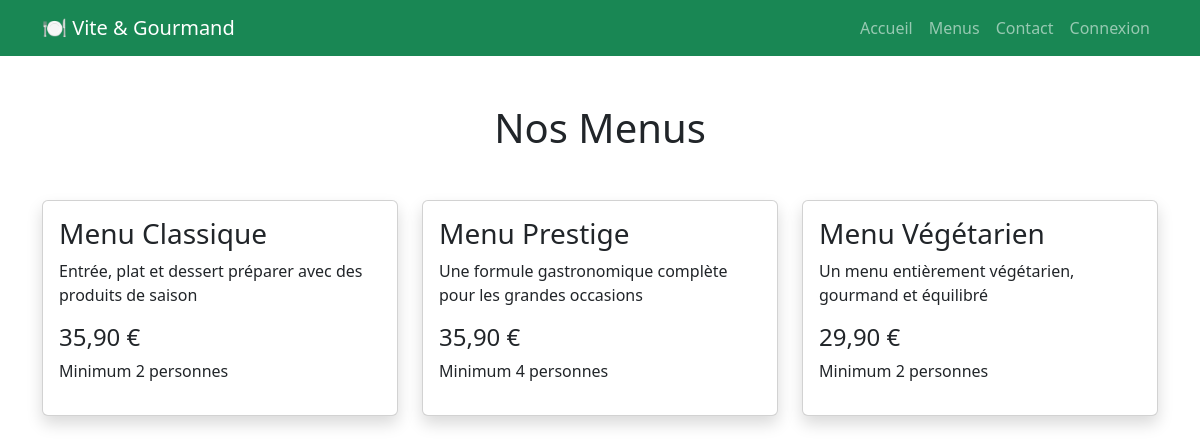
The page /views/menus.php on the database its author committed.
### tables this page shows
CREATE TABLE `menus` (
  `id` int(11) NOT NULL,
  `nom` varchar(150) NOT NULL,
  `description` text NOT NULL,
  `prix` decimal(10,2) NOT NULL,
  `nombre_personnes_min` int(11) NOT NULL,
  `image` varchar(255) DEFAULT NULL
);

### views/menus.php (the view, shortened to what this page needs)
<?php
include '../config/database.php';
$requete = $pdo->query("SELECT * FROM menus");
$menus = $requete->fetchAll(PDO::FETCH_ASSOC);
?>
<!DOCTYPE html>
<html lang="fr">
<head>
    <link href="https://cdn.jsdelivr.net/npm/bootstrap@5.3.7/dist/css/bootstrap.min.css" rel="stylesheet">
</head>
<body>
<?php include "partials/navbar.php"; ?>
<div class="container mt-5">
    <h1 class="text-center mb-5">
        Nos Menus
    </h1>
    <div class="row">
      <?php foreach ($menus as $menu): ?>
    <div class="col-md-4 mb-4">
        <div class="card shadow h-100">
            <div class="card-body">
                <h3><?= htmlspecialchars($menu['nom']) ?></h3>
                <p><?= htmlspecialchars($menu['description']) ?></p>
                <h4><?= number_format($menu['prix'], 2, ',', ' ') ?> €</h4>
                <p>
                    Minimum <?= htmlspecialchars($menu['nombre_personnes_min']) ?> personnes
                </p>
            </div>
        </div>
    </div>
<?php endforeach; ?>
</div>
</body>
</html>

### views/partials/navbar.php
<nav class="navbar navbar-expand-lg navbar-dark bg-success">
    <div class="container">
        <a class="navbar-brand" href="/vite-gourmand/index.php">
            🍽 Vite & Gourmand
        </a>
        <div class="navbar-nav ms-auto">
            <a class="nav-link" href="/vite-gourmand/index.php">
                Accueil
            </a>
            <a class="nav-link" href="/vite-gourmand/views/menus.php">
                Menus
            </a>
            <a class="nav-link" href="/vite-gourmand/views/contact.php">
                Contact
            </a>
            <?php if (isset($_SESSION["prenom"])): ?>
                <span class="nav-link">
                    👤 <?= htmlspecialchars($_SESSION["prenom"]) ?>
                </span>
                <a class="nav-link" href="/vite-gourmand/views/logout.php">
                    Déconnexion
                </a>
            <?php else: ?>
                <a class="nav-link" href="/vite-gourmand/views/connexion.php">
                    Connexion
                </a>
            <?php endif; ?>
        </div>
    </div>
</nav>

### rows shown on the page
menus: nom "Menu Classique", description "Entrée, plat et dessert préparer avec des produits de saison", prix "35,90", nombre_personnes_min "2"
menus: nom "Menu Prestige", description "Une formule gastronomique complète pour les grandes occasions", prix "35,90", nombre_personnes_min "4"
menus: nom "Menu Végétarien", description "Un menu entièrement végétarien, gourmand et équilibré", prix "29,90", nombre_personnes_min "2"
